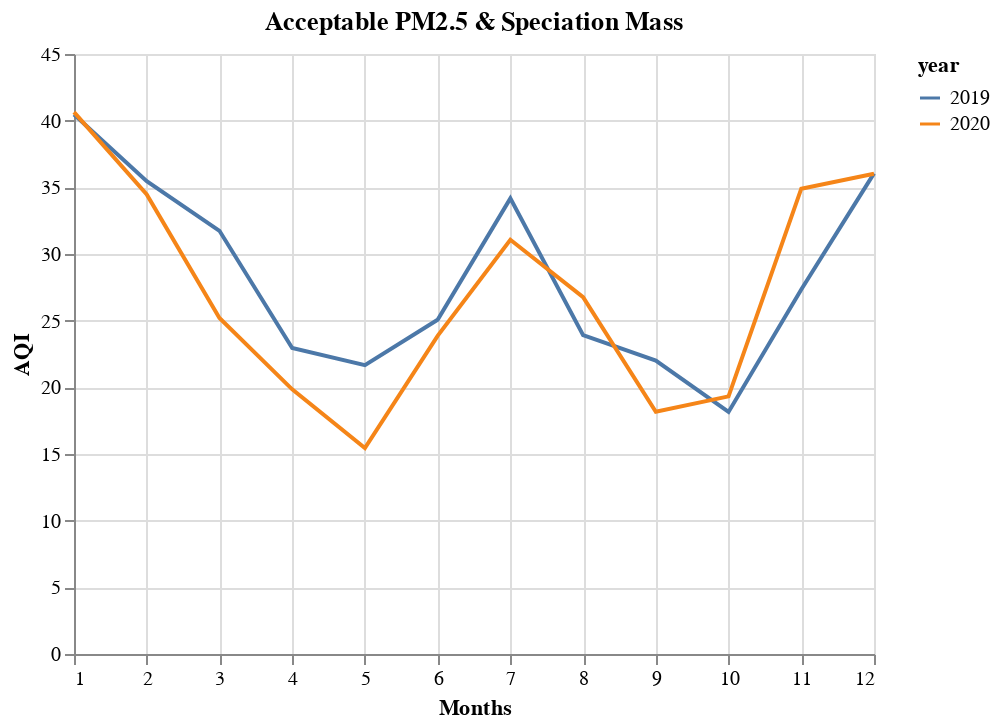

Notebook code cell kept with this figure:
### Code cell
pm25a_2020 = pd.read_csv("../../data/final/epa_air_params/pm25a_2020_avg_df.csv")
pm25a_2020_chart = alt.Chart(pm25a_2020).mark_line().encode(
    alt.X("month", title="Months"),
    alt.Y("aqi:Q", title="AQI"),
    color="year:N"
)
(pm25a_2019_chart + pm25a_2020_chart).properties(title="Acceptable PM2.5 & Speciation Mass")

### Figure 1 — Vega-Lite specification as saved in the notebook (floating-point values rounded to 4 significant figures)
{"config": {"view": {"continuousWidth": 400, "continuousHeight": 300}}, "layer": [{"data": {"name": "data-a88e0582ee6fa71e63169e8b11f33d72"}, "mark": "line", "encoding": {"color": {"type": "nominal", "field": "year"}, "x": {"type": "quantitative", "field": "month", "title": "Months"}, "y": {"type": "quantitative", "field": "aqi", "title": "AQI"}}}, {"data": {"name": "data-02d663f5b2fd70a15ce4938244e41769"}, "mark": "line", "encoding": {"color": {"type": "nominal", "field": "year"}, "x": {"type": "quantitative", "field": "month", "title": "Months"}, "y": {"type": "quantitative", "field": "aqi", "title": "AQI"}}}], "title": "Acceptable PM2.5 & Speciation Mass", "$schema": "https://vega.github.io/schema/vega-lite/v4.8.1.json", "datasets": {"data-a88e0582ee6fa71e63169e8b11f33d72": [{"date_month": "2019-08-01", "aqi": 23.91, "arithmetic_mean": 5.758, "units_of_measure": "Micrograms/cubic meter (LC)", "parameter": "Acceptable PM2.5 AQI & Speciation Mass", "year": 2019, "month": 8}, {"date_month": "2019-04-01", "aqi": 22.95, "arithmetic_mean": 5.491, "units_of_measure": "Micrograms/cubic meter (LC)", "parameter": "Acceptable PM2.5 AQI & Speciation Mass", "year": 2019, "month": 4}, {"date_month": "2019-01-01", "aqi": 40.46, "arithmetic_mean": 9.833, "units_of_measure": "Micrograms/cubic meter (LC)", "parameter": "Acceptable PM2.5 AQI & Speciation Mass", "year": 2019, "month": 1}, {"date_month": "2019-12-01", "aqi": 36.04, "arithmetic_mean": 8.892, "units_of_measure": "Micrograms/cubic meter (LC)", "parameter": "Acceptable PM2.5 AQI & Speciation Mass", "year": 2019, "month": 12}, {"date_month": "2019-03-01", "aqi": 31.74, "arithmetic_mean": 7.659, "units_of_measure": "Micrograms/cubic meter (LC)", "parameter": "Acceptable PM2.5 AQI & Speciation Mass", "year": 2019, "month": 3}, {"date_month": "2019-02-01", "aqi": 35.46, "arithmetic_mean": 8.812, "units_of_measure": "Micrograms/cubic meter (LC)", "parameter": "Acceptable PM2.5 AQI & Speciation Mass", "year": 2019, "month": 2}, {"date_month": "2019-10-01", "aqi": 18.16, "arithmetic_mean": 4.35, "units_of_measure": "Micrograms/cubic meter (LC)", "parameter": "Acceptable PM2.5 AQI & Speciation Mass", "year": 2019, "month": 10}, {"date_month": "2019-09-01", "aqi": 22.01, "arithmetic_mean": 5.278, "units_of_measure": "Micrograms/cubic meter (LC)", "parameter": "Acceptable PM2.5 AQI & Speciation Mass", "year": 2019, "month": 9}, {"date_month": "2019-05-01", "aqi": 21.66, "arithmetic_mean": 5.188, "units_of_measure": "Micrograms/cubic meter (LC)", "parameter": "Acceptable PM2.5 AQI & Speciation Mass", "year": 2019, "month": 5}, {"date_month": "2019-11-01", "aqi": 27.34, "arithmetic_mean": 6.682, "units_of_measure": "Micrograms/cubic meter (LC)", "parameter": "Acceptable PM2.5 AQI & Speciation Mass", "year": 2019, "month": 11}, {"date_month": "2019-06-01", "aqi": 25.07, "arithmetic_mean": 6.03, "units_of_measure": "Micrograms/cubic meter (LC)", "parameter": "Acceptable PM2.5 AQI & Speciation Mass", "year": 2019, "month": 6}, {"date_month": "2019-07-01", "aqi": 34.17, "arithmetic_mean": 8.526, "units_of_measure": "Micrograms/cubic meter (LC)", "parameter": "Acceptable PM2.5 AQI & Speciation Mass", "year": 2019, "month": 7}], "data-02d663f5b2fd70a15ce4938244e41769": [{"date_month": "2020-01-01", "aqi": 40.64, "arithmetic_mean": 10.05, "units_of_measure": "Micrograms/cubic meter (LC)", "parameter": "Acceptable PM2.5 AQI & Speciation Mass", "year": 2020, "month": 1}, {"date_month": "2020-12-01", "aqi": 36.02, "arithmetic_mean": 8.846, "units_of_measure": "Micrograms/cubic meter (LC)", "parameter": "Acceptable PM2.5 AQI & Speciation Mass", "year": 2020, "month": 12}, {"date_month": "2020-06-01", "aqi": 23.86, "arithmetic_mean": 5.714, "units_of_measure": "Micrograms/cubic meter (LC)", "parameter": "Acceptable PM2.5 AQI & Speciation Mass", "year": 2020, "month": 6}, {"date_month": "2020-09-01", "aqi": 18.16, "arithmetic_mean": 4.488, "units_of_measure": "Micrograms/cubic meter (LC)", "parameter": "Acceptable PM2.5 AQI & Speciation Mass", "year": 2020, "month": 9}, {"date_month": "2020-07-01", "aqi": 31.07, "arithmetic_mean": 7.588, "units_of_measure": "Micrograms/cubic meter (LC)", "parameter": "Acceptable PM2.5 AQI & Speciation Mass", "year": 2020, "month": 7}, {"date_month": "2020-03-01", "aqi": 25.2, "arithmetic_mean": 6.043, "units_of_measure": "Micrograms/cubic meter (LC)", "parameter": "Acceptable PM2.5 AQI & Speciation Mass", "year": 2020, "month": 3}, {"date_month": "2020-10-01", "aqi": 19.32, "arithmetic_mean": 4.632, "units_of_measure": "Micrograms/cubic meter (LC)", "parameter": "Acceptable PM2.5 AQI & Speciation Mass", "year": 2020, "month": 10}, {"date_month": "2020-04-01", "aqi": 19.85, "arithmetic_mean": 4.735, "units_of_measure": "Micrograms/cubic meter (LC)", "parameter": "Acceptable PM2.5 AQI & Speciation Mass", "year": 2020, "month": 4}, {"date_month": "2020-02-01", "aqi": 34.46, "arithmetic_mean": 8.37, "units_of_measure": "Micrograms/cubic meter (LC)", "parameter": "Acceptable PM2.5 AQI & Speciation Mass", "year": 2020, "month": 2}, {"date_month": "2020-08-01", "aqi": 26.76, "arithmetic_mean": 6.467, "units_of_measure": "Micrograms/cubic meter (LC)", "parameter": "Acceptable PM2.5 AQI & Speciation Mass", "year": 2020, "month": 8}, {"date_month": "2020-11-01", "aqi": 34.9, "arithmetic_mean": 8.658, "units_of_measure": "Micrograms/cubic meter (LC)", "parameter": "Acceptable PM2.5 AQI & Speciation Mass", "year": 2020, "month": 11}, {"date_month": "2020-05-01", "aqi": 15.44, "arithmetic_mean": 3.715, "units_of_measure": "Micrograms/cubic meter (LC)", "parameter": "Acceptable PM2.5 AQI & Speciation Mass", "year": 2020, "month": 5}]}}
